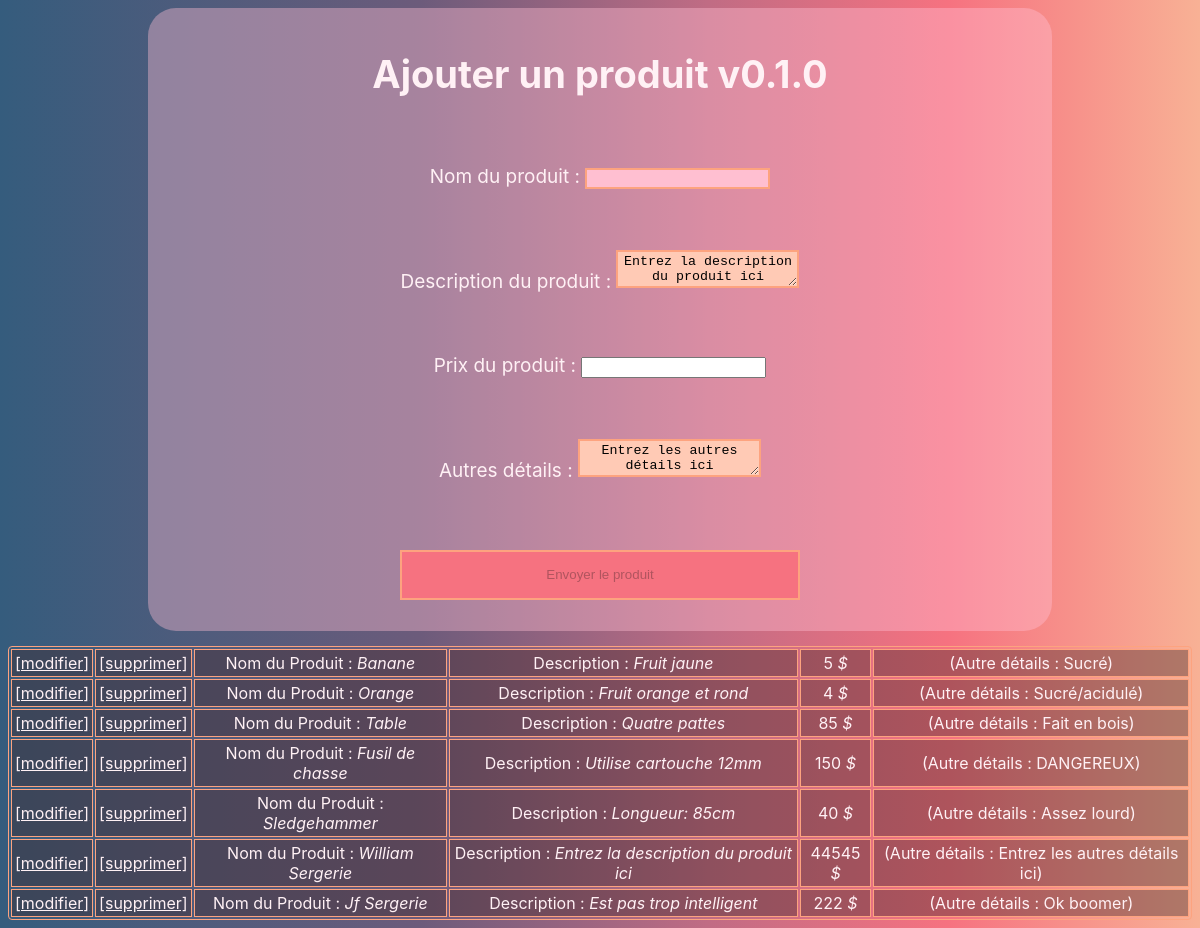
The page / on the database its author committed.
### tables this page shows
CREATE TABLE `products` (
  `PRODUCT_ID` int(11) NOT NULL,
  `Product_Name` varchar(30) NOT NULL,
  `Product_Description` text NOT NULL,
  `Price` decimal(10,0) NOT NULL,
  `Other_Details` text,
  `USER_ID` int(11) NOT NULL
);

### Controlleur/Controleur.php (called while the page is built, shortened)
<?php
require 'Modele/Modele.php';
function accueil() {
    require 'Vue/vueAccueil.php';
}

### Modele/Modele.php (called while the page is built, shortened)
<?php
function obtenirBdd() {
    try
    {
        $bdd = new PDO('mysql:host=localhost;dbname=produitscaracteristiques;charset=utf8', 'root', 'maman28222',array(PDO::ATTR_ERRMODE => PDO::ERRMODE_EXCEPTION));
    }
    catch(Exception $e)
    {
       die('Erreur : '.$e->getMessage());
    }
    return $bdd;
}
function getProduits() {
    $bdd = obtenirBdd();
    $produits = $bdd->query('SELECT * FROM products');
    return $produits;
}

### Vue/vueAccueil.php (the view, shortened to what this page needs)
<body>
<div class="principal">
    <form action="index.php?action=ajouter" method="post">
        <div id="contenuInput">
            <h1>Ajouter un produit v0.1.0</h1>
            <br/>
            <p>
            <label for="nomProd">Nom du produit</label> : <input type="text" name="nomProd" id="nomProd" onkeyup="gerer()"/><br />
            </p>
            <br/>
            <p>
            <label for="texte">Description du produit</label> :  <textarea type="text" name="texteDesc" id="texteDesc" >Entrez la description du produit ici</textarea><br />
            </p>
            <br/>
            <p>
            <label for="prix">Prix du produit</label> :  <input type="number" name="prix" id="prix" onkeyup="gerer()"/><br />
            </p>
            <br/>
            <p>
            <label for="texte">Autres détails</label> :  <textarea type="text" name="texteDet" id="texteDet" >Entrez les autres détails ici</textarea><br />
            </p>
            <br/>
            <br/>
        </div>
        <input type="submit" value="Envoyer le produit" id="submit" disabled/>
    </form>
</div>
<?php
include_once 'Controlleur/Controleur.php';
function afficherProduits(){
    $produits = getProduits();
    echo '<table align="center">';
    foreach ($produits as $produit) {
       echo ' <tr>';
        echo '<td><a href="index.php?action=confirmerModifier&PRODUCT_ID=' . $produit['PRODUCT_ID'] .
         '">[modifier]</a> <strong></td>'. '<td><a href="index.php?action=confirmer&PRODUCT_ID=' .
          $produit['PRODUCT_ID'] . ' "\'>[supprimer]</a> <strong></td>' .'<td> Nom du Produit : '. '</strong> ' . '<em>'. $produit['Product_Name'].'</em> </td>' . '<td> Description : <em>' .
            htmlspecialchars($produit['Product_Description']) . '</em>  </td><td>' .
            htmlspecialchars($produit['Price']) .'<em> $</em></td>' .
            '<td> (Autre détails : ' . htmlspecialchars($produit['Other_Details']) .
            ')</td></th>';
          echo '</tr>';
        }
    echo '</table>';
    }
 afficherProduits();
?>
    </body>
<?php require 'Vue/gabarit.php'; ?>

### index.php
<?php
require 'Controlleur/Controleur.php';
try {
    if(isset($_GET['action'])){
        if ($_GET['action'] == 'ajouter') {
            $produit = $_POST;
            ajouterProduit($produit);
        }
        else if($_GET['action'] == 'modifier'){
            if (isset($_GET['PRODUCT_ID'])) {
                $produit = $_POST;
                $id = intval($_GET['PRODUCT_ID']);
                if ($id != 0) {
                    modifierUnProduit($id,$produit);
                } else
                    throw new Exception("Identifiant de produit incorrect");
            } else
                throw new Exception("Aucun identifiant de produit");
        }
        else if($_GET['action'] == 'supprimer'){
            if (isset($_GET['PRODUCT_ID'])) {
                $id = intval($_GET['PRODUCT_ID']);
                if ($id != 0) {
                    supprimerUnProduit($id);
                } else
                    throw new Exception("Identifiant de produit incorrect");
            } else
                throw new Exception("Aucun identifiant de produit");
        }
        else if($_GET['action'] == 'confirmer'){
            if (isset($_GET['PRODUCT_ID'])) {
                $id = intval($_GET['PRODUCT_ID']);
                if ($id != 0) {
                    confirmer($id);
                } else
                    throw new Exception("Identifiant de produit incorrect");
            } else
                throw new Exception("Aucun identifiant de produit");
        }
        else if($_GET['action'] == 'confirmerModifier'){
            if (isset($_GET['PRODUCT_ID'])) {
                $id = intval($_GET['PRODUCT_ID']);
                if ($id != 0) {
                    confirmerModifier($id);
                } else
                    throw new Exception("Identifiant de produit incorrect");
            } else
                throw new Exception("Aucun identifiant de produit");
        }
    } else {
        accueil();
    }
} catch (Exception $e) {
  echo  $e->getMessage();
}

### Vue/gabarit.php (shortened to what this page needs)
<!doctype html>
<html lang="fr">
    <head>
        <link rel="stylesheet" href="Contenu/css/style.css" />
        <link rel="stylesheet" href="http://ajax.googleapis.com/ajax/libs/jqueryui/1.10.1/themes/base/minified/jquery-ui.min.css" type="text/css" />
    </head>
</html>

### Contenu/css/style.css (style rules this page uses)
* { text-align:center; }
body { color: rgb(255, 241, 245); text-align:center; background: rgb(53,92,125); background: linear-gradient(90deg, rgba(53,92,125,1) 0%, rgba(108,91,123,1) 35%, rgba(192,108,132,1) 59%, rgba(246,114,128,1) 79%, rgba(248,177,149,1) 100%); font-family: -apple-system, BlinkMacSystemFont, 'Segoe UI', Roboto, Oxygen, Ubuntu, Cantarell, 'Open Sans', 'Helvetica Neue', sans-serif; }
a:link { color: rgb(255, 241, 245); }
input[type=submit] { width:400px; height:50px; border: 2px solid rgb(253, 163, 127); background-color: #F67280; }
table { border: 1px solid rgb(253, 163, 127); margin-top: 15px; border-radius: 4px; }
td { background-color:rgba(66, 39, 39, 0.4); border: 1px solid rgb(253, 163, 127); padding: 3px; }
#contenuInput { font-size: 19px; padding: 3px; }
div.principal { background-color:rgba(255, 189, 211, 0.4); margin-right:140px; margin-left:140px; padding: 15px; border-radius: 28px; }
div.principal div { opacity:1; }
input[type=text] { background-color: rgb(255, 191, 209); border: 2px solid rgb(253, 163, 127); }
textarea[type=text] { background-color: rgb(255, 202, 181); border: 2px solid rgb(253, 163, 127); }

### rows shown on the page
products: Product_Name "Banane", Product_Description "Fruit jaune", Price "5", Other_Details "Sucré"
products: Product_Name "Orange", Product_Description "Fruit orange et rond", Price "4", Other_Details "Sucré/acidulé"
products: Product_Name "Table", Product_Description "Quatre pattes", Price "85", Other_Details "Fait en bois"
products: Product_Name "Fusil de chasse", Product_Description "Utilise cartouche 12mm", Price "150", Other_Details "DANGEREUX"
products: Product_Name "Sledgehammer", Product_Description "Longueur: 85cm", Price "40", Other_Details "Assez lourd"
products: Product_Name "William Sergerie", Product_Description "Entrez la description du produit ici", Price "44545", Other_Details "Entrez les autres détails ici"
products: Product_Name "Jf Sergerie", Product_Description "Est pas trop intelligent", Price "222", Other_Details "Ok boomer"
